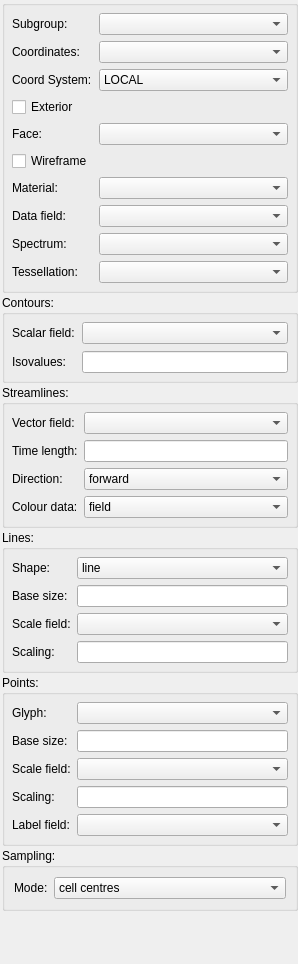
<?xml version="1.0" encoding="UTF-8"?>
<ui version="4.0">
 <class>GraphicsEditorWidget</class>
 <widget class="QWidget" name="GraphicsEditorWidget">
  <property name="enabled">
   <bool>true</bool>
  </property>
  <property name="geometry">
   <rect>
    <x>0</x>
    <y>0</y>
    <width>298</width>
    <height>964</height>
   </rect>
  </property>
  <property name="sizePolicy">
   <sizepolicy hsizetype="Expanding" vsizetype="Preferred">
    <horstretch>0</horstretch>
    <verstretch>0</verstretch>
   </sizepolicy>
  </property>
  <property name="minimumSize">
   <size>
    <width>180</width>
    <height>0</height>
   </size>
  </property>
  <property name="windowTitle">
   <string>Graphics Editor</string>
  </property>
  <layout class="QVBoxLayout" name="verticalLayout">
   <property name="spacing">
    <number>2</number>
   </property>
   <property name="sizeConstraint">
    <enum>QLayout::SetDefaultConstraint</enum>
   </property>
   <property name="leftMargin">
    <number>2</number>
   </property>
   <property name="topMargin">
    <number>0</number>
   </property>
   <property name="rightMargin">
    <number>0</number>
   </property>
   <property name="bottomMargin">
    <number>0</number>
   </property>
   <item>
    <widget class="QGroupBox" name="general_groupbox">
     <property name="maximumSize">
      <size>
       <width>16777215</width>
       <height>16777215</height>
      </size>
     </property>
     <property name="title">
      <string/>
     </property>
     <property name="checkable">
      <bool>false</bool>
     </property>
     <layout class="QFormLayout" name="formLayout_3">
      <property name="fieldGrowthPolicy">
       <enum>QFormLayout::AllNonFixedFieldsGrow</enum>
      </property>
      <property name="margin">
       <number>7</number>
      </property>
      <item row="3" column="0">
       <widget class="QLabel" name="coordinate_field_label">
        <property name="text">
         <string>Coordinates:</string>
        </property>
       </widget>
      </item>
      <item row="3" column="1">
       <widget class="FieldChooserWidget" name="coordinate_field_chooser">
        <property name="sizeAdjustPolicy">
         <enum>QComboBox::AdjustToContents</enum>
        </property>
       </widget>
      </item>
      <item row="4" column="0">
       <widget class="QLabel" name="scenecoordinatesystem_label">
        <property name="text">
         <string>Coord System:</string>
        </property>
       </widget>
      </item>
      <item row="4" column="1">
       <widget class="QComboBox" name="scenecoordinatesystem_combobox">
        <item>
         <property name="text">
          <string>LOCAL</string>
         </property>
        </item>
        <item>
         <property name="text">
          <string>WORLD</string>
         </property>
        </item>
        <item>
         <property name="text">
          <string>NORMALISED_WINDOW_FILL</string>
         </property>
        </item>
        <item>
         <property name="text">
          <string>NORMALISED_WINDOW_FIT_CENTRE</string>
         </property>
        </item>
        <item>
         <property name="text">
          <string>NORMALISED_WINDOW_FIT_LEFT</string>
         </property>
        </item>
        <item>
         <property name="text">
          <string>NORMALISED_WINDOW_FIT_RIGHT</string>
         </property>
        </item>
        <item>
         <property name="text">
          <string>NORMALISED_WINDOW_FIT_BOTTOM</string>
         </property>
        </item>
        <item>
         <property name="text">
          <string>NORMALISED_WINDOW_FIT_TOP</string>
         </property>
        </item>
        <item>
         <property name="text">
          <string>WINDOW_PIXEL_BOTTOM_LEFT</string>
         </property>
        </item>
        <item>
         <property name="text">
          <string>WINDOW_PIXEL_TOP_LEFT</string>
         </property>
        </item>
       </widget>
      </item>
      <item row="5" column="0">
       <widget class="QCheckBox" name="exterior_checkbox">
        <property name="text">
         <string>Exterior</string>
        </property>
       </widget>
      </item>
      <item row="6" column="0">
       <widget class="QLabel" name="face_label">
        <property name="text">
         <string>Face:</string>
        </property>
       </widget>
      </item>
      <item row="6" column="1">
       <widget class="EnumerationChooserWidget" name="face_enumeration_chooser">
        <property name="sizePolicy">
         <sizepolicy hsizetype="Preferred" vsizetype="Preferred">
          <horstretch>0</horstretch>
          <verstretch>0</verstretch>
         </sizepolicy>
        </property>
       </widget>
      </item>
      <item row="8" column="0">
       <widget class="QLabel" name="material_label">
        <property name="text">
         <string>Material:</string>
        </property>
       </widget>
      </item>
      <item row="8" column="1">
       <widget class="MaterialChooserWidget" name="material_chooser">
        <property name="sizeAdjustPolicy">
         <enum>QComboBox::AdjustToContents</enum>
        </property>
       </widget>
      </item>
      <item row="11" column="0">
       <widget class="QLabel" name="data_field_label">
        <property name="text">
         <string>Data field:</string>
        </property>
       </widget>
      </item>
      <item row="11" column="1">
       <widget class="FieldChooserWidget" name="data_field_chooser">
        <property name="editable">
         <bool>false</bool>
        </property>
        <property name="sizeAdjustPolicy">
         <enum>QComboBox::AdjustToContents</enum>
        </property>
       </widget>
      </item>
      <item row="12" column="0">
       <widget class="QLabel" name="spectrum_label">
        <property name="text">
         <string>Spectrum:</string>
        </property>
       </widget>
      </item>
      <item row="12" column="1">
       <widget class="SpectrumChooserWidget" name="spectrum_chooser"/>
      </item>
      <item row="7" column="0">
       <widget class="QCheckBox" name="wireframe_checkbox">
        <property name="text">
         <string>Wireframe</string>
        </property>
       </widget>
      </item>
      <item row="13" column="1">
       <widget class="TessellationChooserWidget" name="tessellation_chooser"/>
      </item>
      <item row="13" column="0">
       <widget class="QLabel" name="tessellation_label">
        <property name="text">
         <string>Tessellation:</string>
        </property>
       </widget>
      </item>
      <item row="2" column="0">
       <widget class="QLabel" name="subgroup_field_label">
        <property name="text">
         <string>Subgroup:</string>
        </property>
       </widget>
      </item>
      <item row="2" column="1">
       <widget class="FieldChooserWidget" name="subgroup_field_chooser"/>
      </item>
     </layout>
    </widget>
   </item>
   <item>
    <widget class="QGroupBox" name="contours_groupbox">
     <property name="maximumSize">
      <size>
       <width>16777215</width>
       <height>16777215</height>
      </size>
     </property>
     <property name="title">
      <string>Contours:</string>
     </property>
     <property name="flat">
      <bool>false</bool>
     </property>
     <layout class="QFormLayout" name="formLayout_2">
      <property name="fieldGrowthPolicy">
       <enum>QFormLayout::AllNonFixedFieldsGrow</enum>
      </property>
      <property name="horizontalSpacing">
       <number>7</number>
      </property>
      <property name="verticalSpacing">
       <number>7</number>
      </property>
      <property name="margin">
       <number>7</number>
      </property>
      <item row="1" column="1">
       <widget class="QLineEdit" name="isovalues_lineedit"/>
      </item>
      <item row="0" column="0">
       <widget class="QLabel" name="isoscalar_field_label">
        <property name="text">
         <string>Scalar field:</string>
        </property>
       </widget>
      </item>
      <item row="0" column="1">
       <widget class="FieldChooserWidget" name="isoscalar_field_chooser">
        <property name="sizeAdjustPolicy">
         <enum>QComboBox::AdjustToContents</enum>
        </property>
       </widget>
      </item>
      <item row="1" column="0">
       <widget class="QLabel" name="isovalues_label">
        <property name="text">
         <string>Isovalues:</string>
        </property>
       </widget>
      </item>
     </layout>
    </widget>
   </item>
   <item>
    <widget class="QGroupBox" name="streamlines_groupbox">
     <property name="title">
      <string>Streamlines:</string>
     </property>
     <layout class="QFormLayout" name="formLayout_5">
      <property name="fieldGrowthPolicy">
       <enum>QFormLayout::AllNonFixedFieldsGrow</enum>
      </property>
      <property name="margin">
       <number>7</number>
      </property>
      <item row="0" column="0">
       <widget class="QLabel" name="stream_vector_field_label">
        <property name="text">
         <string>Vector field:</string>
        </property>
       </widget>
      </item>
      <item row="0" column="1">
       <widget class="FieldChooserWidget" name="stream_vector_field_chooser">
        <property name="sizeAdjustPolicy">
         <enum>QComboBox::AdjustToContents</enum>
        </property>
       </widget>
      </item>
      <item row="1" column="0">
       <widget class="QLabel" name="streamlines_track_length_label">
        <property name="text">
         <string>Time length:</string>
        </property>
       </widget>
      </item>
      <item row="1" column="1">
       <widget class="QLineEdit" name="streamlines_track_length_lineedit"/>
      </item>
      <item row="2" column="0">
       <widget class="QLabel" name="streamline_track_direction_label">
        <property name="text">
         <string>Direction:</string>
        </property>
       </widget>
      </item>
      <item row="2" column="1">
       <widget class="QComboBox" name="streamlines_track_direction_combobox">
        <property name="sizeAdjustPolicy">
         <enum>QComboBox::AdjustToContents</enum>
        </property>
        <item>
         <property name="text">
          <string>forward</string>
         </property>
        </item>
        <item>
         <property name="text">
          <string>reverse</string>
         </property>
        </item>
       </widget>
      </item>
      <item row="3" column="0">
       <widget class="QLabel" name="streamlines_colour_data_type_label">
        <property name="text">
         <string>Colour data:</string>
        </property>
       </widget>
      </item>
      <item row="3" column="1">
       <widget class="QComboBox" name="streamlines_colour_data_type_combobox">
        <property name="sizeAdjustPolicy">
         <enum>QComboBox::AdjustToContents</enum>
        </property>
        <item>
         <property name="text">
          <string>field</string>
         </property>
        </item>
        <item>
         <property name="text">
          <string>magnitude</string>
         </property>
        </item>
        <item>
         <property name="text">
          <string>travel time</string>
         </property>
        </item>
       </widget>
      </item>
     </layout>
    </widget>
   </item>
   <item>
    <widget class="QGroupBox" name="lines_groupbox">
     <property name="title">
      <string>Lines:</string>
     </property>
     <layout class="QFormLayout" name="formLayout_4">
      <property name="fieldGrowthPolicy">
       <enum>QFormLayout::AllNonFixedFieldsGrow</enum>
      </property>
      <property name="margin">
       <number>7</number>
      </property>
      <item row="0" column="0">
       <widget class="QLabel" name="line_shape_label">
        <property name="text">
         <string>Shape:</string>
        </property>
       </widget>
      </item>
      <item row="0" column="1">
       <widget class="QComboBox" name="line_shape_combobox">
        <property name="sizeAdjustPolicy">
         <enum>QComboBox::AdjustToContents</enum>
        </property>
        <item>
         <property name="text">
          <string>line</string>
         </property>
        </item>
        <item>
         <property name="text">
          <string>ribbon</string>
         </property>
        </item>
        <item>
         <property name="text">
          <string>circle extrusion</string>
         </property>
        </item>
        <item>
         <property name="text">
          <string>square extrusion</string>
         </property>
        </item>
       </widget>
      </item>
      <item row="1" column="0">
       <widget class="QLabel" name="line_base_size_label">
        <property name="text">
         <string>Base size:</string>
        </property>
       </widget>
      </item>
      <item row="1" column="1">
       <widget class="QLineEdit" name="line_base_size_lineedit"/>
      </item>
      <item row="2" column="0">
       <widget class="QLabel" name="line_orientation_scale_field_label">
        <property name="text">
         <string>Scale field:</string>
        </property>
       </widget>
      </item>
      <item row="2" column="1">
       <widget class="FieldChooserWidget" name="line_orientation_scale_field_chooser">
        <property name="sizePolicy">
         <sizepolicy hsizetype="Preferred" vsizetype="Preferred">
          <horstretch>0</horstretch>
          <verstretch>0</verstretch>
         </sizepolicy>
        </property>
        <property name="sizeAdjustPolicy">
         <enum>QComboBox::AdjustToContents</enum>
        </property>
       </widget>
      </item>
      <item row="3" column="0">
       <widget class="QLabel" name="line_scale_factors_label">
        <property name="text">
         <string>Scaling:</string>
        </property>
       </widget>
      </item>
      <item row="3" column="1">
       <widget class="QLineEdit" name="line_scale_factors_lineedit"/>
      </item>
     </layout>
    </widget>
   </item>
   <item>
    <widget class="QGroupBox" name="points_groupbox">
     <property name="maximumSize">
      <size>
       <width>16777215</width>
       <height>16777215</height>
      </size>
     </property>
     <property name="title">
      <string>Points:</string>
     </property>
     <layout class="QFormLayout" name="formLayout">
      <property name="fieldGrowthPolicy">
       <enum>QFormLayout::AllNonFixedFieldsGrow</enum>
      </property>
      <property name="margin">
       <number>7</number>
      </property>
      <item row="0" column="0">
       <widget class="QLabel" name="glyph_label">
        <property name="text">
         <string>Glyph:</string>
        </property>
       </widget>
      </item>
      <item row="0" column="1">
       <widget class="GlyphChooserWidget" name="glyph_chooser">
        <property name="sizeAdjustPolicy">
         <enum>QComboBox::AdjustToContents</enum>
        </property>
       </widget>
      </item>
      <item row="2" column="0">
       <widget class="QLabel" name="point_base_size_label">
        <property name="text">
         <string>Base size:</string>
        </property>
       </widget>
      </item>
      <item row="2" column="1">
       <widget class="QLineEdit" name="point_base_size_lineedit"/>
      </item>
      <item row="3" column="0">
       <widget class="QLabel" name="point_orientation_scale_field_label">
        <property name="text">
         <string>Scale field:</string>
        </property>
       </widget>
      </item>
      <item row="3" column="1">
       <widget class="FieldChooserWidget" name="point_orientation_scale_field_chooser">
        <property name="sizeAdjustPolicy">
         <enum>QComboBox::AdjustToContents</enum>
        </property>
       </widget>
      </item>
      <item row="6" column="0">
       <widget class="QLabel" name="point_scale_factors_label">
        <property name="text">
         <string>Scaling:</string>
        </property>
       </widget>
      </item>
      <item row="7" column="0">
       <widget class="QLabel" name="label_field_label">
        <property name="text">
         <string>Label field:</string>
        </property>
       </widget>
      </item>
      <item row="7" column="1">
       <widget class="FieldChooserWidget" name="label_field_chooser">
        <property name="sizeAdjustPolicy">
         <enum>QComboBox::AdjustToContents</enum>
        </property>
       </widget>
      </item>
      <item row="6" column="1">
       <widget class="QLineEdit" name="point_scale_factors_lineedit"/>
      </item>
     </layout>
    </widget>
   </item>
   <item>
    <widget class="QGroupBox" name="sampling_groupbox">
     <property name="title">
      <string>Sampling:</string>
     </property>
     <layout class="QFormLayout" name="formLayout_6">
      <property name="fieldGrowthPolicy">
       <enum>QFormLayout::AllNonFixedFieldsGrow</enum>
      </property>
      <item row="0" column="0">
       <widget class="QLabel" name="sampling_mode_label">
        <property name="text">
         <string>Mode:</string>
        </property>
       </widget>
      </item>
      <item row="0" column="1">
       <widget class="QComboBox" name="sampling_mode_combobox">
        <property name="sizeAdjustPolicy">
         <enum>QComboBox::AdjustToContents</enum>
        </property>
        <item>
         <property name="text">
          <string>cell centres</string>
         </property>
        </item>
        <item>
         <property name="text">
          <string>cell corners</string>
         </property>
        </item>
       </widget>
      </item>
     </layout>
    </widget>
   </item>
   <item>
    <spacer name="verticalSpacer">
     <property name="orientation">
      <enum>Qt::Vertical</enum>
     </property>
     <property name="sizeHint" stdset="0">
      <size>
       <width>20</width>
       <height>40</height>
      </size>
     </property>
    </spacer>
   </item>
  </layout>
 </widget>
 <customwidgets>
  <customwidget>
   <class>FieldChooserWidget</class>
   <extends>QComboBox</extends>
   <header>opencmiss/zincwidgets/fieldchooserwidget.h</header>
  </customwidget>
  <customwidget>
   <class>MaterialChooserWidget</class>
   <extends>QComboBox</extends>
   <header>opencmiss/zincwidgets/ui/materialchooserwidget.h</header>
  </customwidget>
  <customwidget>
   <class>EnumerationChooserWidget</class>
   <extends>QComboBox</extends>
   <header>opencmiss/zincwidgets/enumerationchooserwidget.h</header>
  </customwidget>
  <customwidget>
   <class>GlyphChooserWidget</class>
   <extends>QComboBox</extends>
   <header>opencmiss/zincwidgets/ui/glyphchooserwidget.h</header>
  </customwidget>
  <customwidget>
   <class>SpectrumChooserWidget</class>
   <extends>QComboBox</extends>
   <header>opencmiss/zincwidgets/ui/spectrumchooserwidget.h</header>
  </customwidget>
  <customwidget>
   <class>TessellationChooserWidget</class>
   <extends>QComboBox</extends>
   <header>opencmiss/zincwidgets/ui/tessellationchooserwidget.h</header>
  </customwidget>
 </customwidgets>
 <resources/>
 <connections>
  <connection>
   <sender>data_field_chooser</sender>
   <signal>currentIndexChanged(int)</signal>
   <receiver>GraphicsEditorWidget</receiver>
   <slot>dataFieldChanged(int)</slot>
   <hints>
    <hint type="sourcelabel">
     <x>135</x>
     <y>20</y>
    </hint>
    <hint type="destinationlabel">
     <x>199</x>
     <y>149</y>
    </hint>
   </hints>
  </connection>
  <connection>
   <sender>material_chooser</sender>
   <signal>currentIndexChanged(int)</signal>
   <receiver>GraphicsEditorWidget</receiver>
   <slot>materialChanged(int)</slot>
   <hints>
    <hint type="sourcelabel">
     <x>135</x>
     <y>70</y>
    </hint>
    <hint type="destinationlabel">
     <x>199</x>
     <y>149</y>
    </hint>
   </hints>
  </connection>
  <connection>
   <sender>glyph_chooser</sender>
   <signal>currentIndexChanged(int)</signal>
   <receiver>GraphicsEditorWidget</receiver>
   <slot>glyphChanged(int)</slot>
   <hints>
    <hint type="sourcelabel">
     <x>135</x>
     <y>130</y>
    </hint>
    <hint type="destinationlabel">
     <x>199</x>
     <y>149</y>
    </hint>
   </hints>
  </connection>
  <connection>
   <sender>point_base_size_lineedit</sender>
   <signal>editingFinished()</signal>
   <receiver>GraphicsEditorWidget</receiver>
   <slot>pointBaseSizeEntered()</slot>
   <hints>
    <hint type="sourcelabel">
     <x>152</x>
     <y>160</y>
    </hint>
    <hint type="destinationlabel">
     <x>199</x>
     <y>149</y>
    </hint>
   </hints>
  </connection>
  <connection>
   <sender>point_scale_factors_lineedit</sender>
   <signal>editingFinished()</signal>
   <receiver>GraphicsEditorWidget</receiver>
   <slot>pointScaleFactorsEntered()</slot>
   <hints>
    <hint type="sourcelabel">
     <x>152</x>
     <y>220</y>
    </hint>
    <hint type="destinationlabel">
     <x>199</x>
     <y>149</y>
    </hint>
   </hints>
  </connection>
  <connection>
   <sender>point_orientation_scale_field_chooser</sender>
   <signal>currentIndexChanged(int)</signal>
   <receiver>GraphicsEditorWidget</receiver>
   <slot>pointOrientationScaleFieldChanged(int)</slot>
   <hints>
    <hint type="sourcelabel">
     <x>145</x>
     <y>190</y>
    </hint>
    <hint type="destinationlabel">
     <x>199</x>
     <y>149</y>
    </hint>
   </hints>
  </connection>
  <connection>
   <sender>label_field_chooser</sender>
   <signal>currentIndexChanged(int)</signal>
   <receiver>GraphicsEditorWidget</receiver>
   <slot>labelFieldChanged(int)</slot>
   <hints>
    <hint type="sourcelabel">
     <x>145</x>
     <y>250</y>
    </hint>
    <hint type="destinationlabel">
     <x>199</x>
     <y>149</y>
    </hint>
   </hints>
  </connection>
  <connection>
   <sender>exterior_checkbox</sender>
   <signal>clicked(bool)</signal>
   <receiver>GraphicsEditorWidget</receiver>
   <slot>exteriorClicked(bool)</slot>
   <hints>
    <hint type="sourcelabel">
     <x>60</x>
     <y>69</y>
    </hint>
    <hint type="destinationlabel">
     <x>199</x>
     <y>299</y>
    </hint>
   </hints>
  </connection>
  <connection>
   <sender>isoscalar_field_chooser</sender>
   <signal>currentIndexChanged(int)</signal>
   <receiver>GraphicsEditorWidget</receiver>
   <slot>isoscalarFieldChanged(int)</slot>
   <hints>
    <hint type="sourcelabel">
     <x>162</x>
     <y>250</y>
    </hint>
    <hint type="destinationlabel">
     <x>114</x>
     <y>299</y>
    </hint>
   </hints>
  </connection>
  <connection>
   <sender>face_combobox</sender>
   <signal>currentIndexChanged(int)</signal>
   <receiver>GraphicsEditorWidget</receiver>
   <slot>faceChanged(int)</slot>
   <hints>
    <hint type="sourcelabel">
     <x>180</x>
     <y>60</y>
    </hint>
    <hint type="destinationlabel">
     <x>114</x>
     <y>299</y>
    </hint>
   </hints>
  </connection>
  <connection>
   <sender>wireframe_checkbox</sender>
   <signal>clicked(bool)</signal>
   <receiver>GraphicsEditorWidget</receiver>
   <slot>wireframeClicked(bool)</slot>
   <hints>
    <hint type="sourcelabel">
     <x>55</x>
     <y>149</y>
    </hint>
    <hint type="destinationlabel">
     <x>114</x>
     <y>299</y>
    </hint>
   </hints>
  </connection>
  <connection>
   <sender>isovalues_lineedit</sender>
   <signal>editingFinished()</signal>
   <receiver>GraphicsEditorWidget</receiver>
   <slot>isovaluesEntered()</slot>
   <hints>
    <hint type="sourcelabel">
     <x>148</x>
     <y>446</y>
    </hint>
    <hint type="destinationlabel">
     <x>109</x>
     <y>341</y>
    </hint>
   </hints>
  </connection>
  <connection>
   <sender>line_base_size_lineedit</sender>
   <signal>editingFinished()</signal>
   <receiver>GraphicsEditorWidget</receiver>
   <slot>lineBaseSizeEntered()</slot>
   <hints>
    <hint type="sourcelabel">
     <x>145</x>
     <y>447</y>
    </hint>
    <hint type="destinationlabel">
     <x>109</x>
     <y>341</y>
    </hint>
   </hints>
  </connection>
  <connection>
   <sender>line_orientation_scale_field_chooser</sender>
   <signal>currentIndexChanged(int)</signal>
   <receiver>GraphicsEditorWidget</receiver>
   <slot>lineOrientationScaleFieldChanged(int)</slot>
   <hints>
    <hint type="sourcelabel">
     <x>145</x>
     <y>476</y>
    </hint>
    <hint type="destinationlabel">
     <x>109</x>
     <y>341</y>
    </hint>
   </hints>
  </connection>
  <connection>
   <sender>line_scale_factors_lineedit</sender>
   <signal>editingFinished()</signal>
   <receiver>GraphicsEditorWidget</receiver>
   <slot>lineScaleFactorsEntered()</slot>
   <hints>
    <hint type="sourcelabel">
     <x>145</x>
     <y>505</y>
    </hint>
    <hint type="destinationlabel">
     <x>109</x>
     <y>341</y>
    </hint>
   </hints>
  </connection>
  <connection>
   <sender>line_shape_combobox</sender>
   <signal>currentIndexChanged(int)</signal>
   <receiver>GraphicsEditorWidget</receiver>
   <slot>lineShapeChanged(int)</slot>
   <hints>
    <hint type="sourcelabel">
     <x>145</x>
     <y>418</y>
    </hint>
    <hint type="destinationlabel">
     <x>109</x>
     <y>341</y>
    </hint>
   </hints>
  </connection>
  <connection>
   <sender>stream_vector_field_chooser</sender>
   <signal>currentIndexChanged(int)</signal>
   <receiver>GraphicsEditorWidget</receiver>
   <slot>streamVectorFieldChanged(int)</slot>
   <hints>
    <hint type="sourcelabel">
     <x>162</x>
     <y>640</y>
    </hint>
    <hint type="destinationlabel">
     <x>123</x>
     <y>394</y>
    </hint>
   </hints>
  </connection>
  <connection>
   <sender>streamlines_track_length_lineedit</sender>
   <signal>editingFinished()</signal>
   <receiver>GraphicsEditorWidget</receiver>
   <slot>streamlinesTrackLengthEntered()</slot>
   <hints>
    <hint type="sourcelabel">
     <x>162</x>
     <y>669</y>
    </hint>
    <hint type="destinationlabel">
     <x>123</x>
     <y>394</y>
    </hint>
   </hints>
  </connection>
  <connection>
   <sender>streamlines_track_direction_combobox</sender>
   <signal>currentIndexChanged(int)</signal>
   <receiver>GraphicsEditorWidget</receiver>
   <slot>streamlinesTrackDirectionChanged(int)</slot>
   <hints>
    <hint type="sourcelabel">
     <x>162</x>
     <y>698</y>
    </hint>
    <hint type="destinationlabel">
     <x>123</x>
     <y>394</y>
    </hint>
   </hints>
  </connection>
  <connection>
   <sender>coordinate_field_chooser</sender>
   <signal>currentIndexChanged(int)</signal>
   <receiver>GraphicsEditorWidget</receiver>
   <slot>coordinateFieldChanged(int)</slot>
   <hints>
    <hint type="sourcelabel">
     <x>164</x>
     <y>25</y>
    </hint>
    <hint type="destinationlabel">
     <x>123</x>
     <y>394</y>
    </hint>
   </hints>
  </connection>
  <connection>
   <sender>sampling_mode_combobox</sender>
   <signal>currentIndexChanged(int)</signal>
   <receiver>GraphicsEditorWidget</receiver>
   <slot>samplingModeChanged(int)</slot>
   <hints>
    <hint type="sourcelabel">
     <x>179</x>
     <y>415</y>
    </hint>
    <hint type="destinationlabel">
     <x>123</x>
     <y>394</y>
    </hint>
   </hints>
  </connection>
  <connection>
   <sender>streamlines_colour_data_type_combobox</sender>
   <signal>currentIndexChanged(int)</signal>
   <receiver>GraphicsEditorWidget</receiver>
   <slot>streamlinesColourDataTypeChanged(int)</slot>
   <hints>
    <hint type="sourcelabel">
     <x>164</x>
     <y>422</y>
    </hint>
    <hint type="destinationlabel">
     <x>123</x>
     <y>441</y>
    </hint>
   </hints>
  </connection>
  <connection>
   <sender>spectrum_chooser</sender>
   <signal>currentIndexChanged(int)</signal>
   <receiver>GraphicsEditorWidget</receiver>
   <slot>spectrumChanged(int)</slot>
   <hints>
    <hint type="sourcelabel">
     <x>229</x>
     <y>245</y>
    </hint>
    <hint type="destinationlabel">
     <x>180</x>
     <y>503</y>
    </hint>
   </hints>
  </connection>
  <connection>
   <sender>scenecoordinatesystem_combobox</sender>
   <signal>currentIndexChanged(int)</signal>
   <receiver>GraphicsEditorWidget</receiver>
   <slot>scenecoordinatesystemChanged(int)</slot>
   <hints>
    <hint type="sourcelabel">
     <x>229</x>
     <y>61</y>
    </hint>
    <hint type="destinationlabel">
     <x>180</x>
     <y>503</y>
    </hint>
   </hints>
  </connection>
  <connection>
   <sender>tessellation_chooser</sender>
   <signal>currentIndexChanged(int)</signal>
   <receiver>GraphicsEditorWidget</receiver>
   <slot>tessellationChanged(int)</slot>
   <hints>
    <hint type="sourcelabel">
     <x>229</x>
     <y>274</y>
    </hint>
    <hint type="destinationlabel">
     <x>180</x>
     <y>503</y>
    </hint>
   </hints>
  </connection>
  <connection>
   <sender>subgroup_field_chooser</sender>
   <signal>currentIndexChanged(int)</signal>
   <receiver>GraphicsEditorWidget</receiver>
   <slot>subgroupFieldChanged(int)</slot>
   <hints>
    <hint type="sourcelabel">
     <x>197</x>
     <y>32</y>
    </hint>
    <hint type="destinationlabel">
     <x>148</x>
     <y>481</y>
    </hint>
   </hints>
  </connection>
  <connection>
   <sender>face_enumeration_chooser</sender>
   <signal>currentIndexChanged(int)</signal>
   <receiver>GraphicsEditorWidget</receiver>
   <slot>faceChanged(int)</slot>
   <hints>
    <hint type="sourcelabel">
     <x>158</x>
     <y>122</y>
    </hint>
    <hint type="destinationlabel">
     <x>123</x>
     <y>439</y>
    </hint>
   </hints>
  </connection>
 </connections>
 <slots>
  <slot>materialChanged(int)</slot>
  <slot>dataFieldChanged(int)</slot>
  <slot>glyphChanged(int)</slot>
  <slot>pointOrientationScaleFieldChanged(int)</slot>
  <slot>labelFieldChanged(int)</slot>
  <slot>pointBaseSizeEntered()</slot>
  <slot>pointScaleFactorsEntered()</slot>
  <slot>exteriorClicked(bool)</slot>
  <slot>isoscalarFieldChanged(int)</slot>
  <slot>faceChanged(int)</slot>
  <slot>wireframeClicked(bool)</slot>
  <slot>isovaluesEntered()</slot>
  <slot>lineShapeChanged(int)</slot>
  <slot>lineScaleFactorsEntered()</slot>
  <slot>lineOrientationScaleFieldChanged(int)</slot>
  <slot>lineBaseSizeEntered()</slot>
  <slot>streamVectorFieldChanged(int)</slot>
  <slot>streamlinesTrackLengthEntered()</slot>
  <slot>streamlinesTrackDirectionChanged(int)</slot>
  <slot>coordinateFieldChanged(int)</slot>
  <slot>samplingModeChanged(int)</slot>
  <slot>samplingDivisionsEntered()</slot>
  <slot>streamlinesColourDataTypeChanged(int)</slot>
  <slot>spectrumChanged(int)</slot>
  <slot>scenecoordinatesystemChanged(int)</slot>
  <slot>tessellationChanged(int)</slot>
  <slot>subgroupFieldChanged(int)</slot>
 </slots>
</ui>
